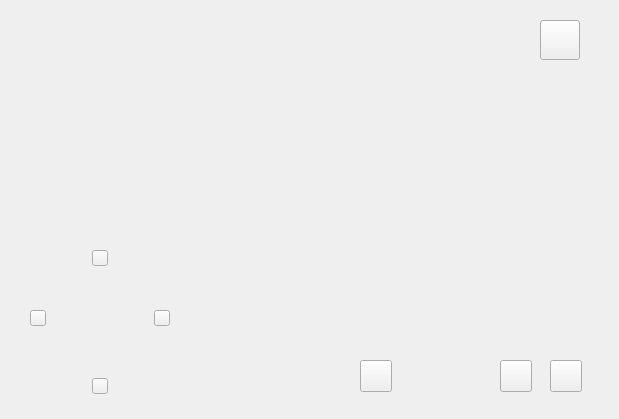
<?xml version="1.0" encoding="UTF-8"?>
<ui version="4.0">
 <class>VideoWindow</class>
 <widget class="QWidget" name="VideoWindow">
  <property name="geometry">
   <rect>
    <x>0</x>
    <y>0</y>
    <width>619</width>
    <height>419</height>
   </rect>
  </property>
  <property name="windowTitle">
   <string>Form</string>
  </property>
  <property name="styleSheet">
   <string notr="true"/>
  </property>
  <widget class="QLabel" name="label_videoLoss">
   <property name="geometry">
    <rect>
     <x>170</x>
     <y>160</y>
     <width>283</width>
     <height>30</height>
    </rect>
   </property>
   <property name="styleSheet">
    <string notr="true">border-image: url(:/images/videoloss.png);</string>
   </property>
   <property name="text">
    <string/>
   </property>
  </widget>
  <widget class="QPushButton" name="pushButton_motionDetection">
   <property name="geometry">
    <rect>
     <x>540</x>
     <y>20</y>
     <width>40</width>
     <height>40</height>
    </rect>
   </property>
   <property name="styleSheet">
    <string notr="true">border-image: url(:/images/motetion_warn.png);</string>
   </property>
   <property name="text">
    <string/>
   </property>
  </widget>
  <widget class="QPushButton" name="pushButton_setHome">
   <property name="geometry">
    <rect>
     <x>360</x>
     <y>360</y>
     <width>32</width>
     <height>32</height>
    </rect>
   </property>
   <property name="styleSheet">
    <string notr="true">

 QPushButton {
      
		border-image: url(:/images/setHome.png);

  }

  QPushButton:pressed {
		border-image: url(:/images/setHome_p.png);

  }
</string>
   </property>
   <property name="text">
    <string/>
   </property>
  </widget>
  <widget class="QPushButton" name="pushButton_video_swith">
   <property name="geometry">
    <rect>
     <x>550</x>
     <y>360</y>
     <width>32</width>
     <height>32</height>
    </rect>
   </property>
   <property name="styleSheet">
    <string notr="true">
 QPushButton {
      
		border-image: url(:/images/videoType_swith.png);

  }

  QPushButton:pressed {
		border-image: url(:/images/videoType_swith_p.png);

  }
</string>
   </property>
   <property name="text">
    <string/>
   </property>
  </widget>
  <widget class="QPushButton" name="pushButton_replay">
   <property name="geometry">
    <rect>
     <x>500</x>
     <y>360</y>
     <width>32</width>
     <height>32</height>
    </rect>
   </property>
   <property name="styleSheet">
    <string notr="true">
 QPushButton {
      
		border-image: url(:/images/video_replay.png);

  }

  QPushButton:pressed {
		border-image: url(:/images/video_replay_p.png);

  }
</string>
   </property>
   <property name="text">
    <string/>
   </property>
  </widget>
  <widget class="QWidget" name="widget_cloudControl" native="true">
   <property name="geometry">
    <rect>
     <x>20</x>
     <y>240</y>
     <width>160</width>
     <height>160</height>
    </rect>
   </property>
   <property name="styleSheet">
    <string notr="true">border-image: url(:/images/cloudControl_bg.png);</string>
   </property>
   <widget class="QPushButton" name="pushButton_cloudControl_up_3">
    <property name="geometry">
     <rect>
      <x>72</x>
      <y>10</y>
      <width>16</width>
      <height>16</height>
     </rect>
    </property>
    <property name="styleSheet">
     <string notr="true">
 QPushButton {
      
		border-image: url(:/images/cloudControl_up.png);

  }

  QPushButton:pressed {
		border-image: url(:/images/cloudControl_up_p.png);

  }</string>
    </property>
    <property name="text">
     <string/>
    </property>
   </widget>
   <widget class="QPushButton" name="pushButton_cloudControl_down">
    <property name="geometry">
     <rect>
      <x>72</x>
      <y>138</y>
      <width>16</width>
      <height>16</height>
     </rect>
    </property>
    <property name="styleSheet">
     <string notr="true">
 QPushButton {
		border-image: url(:/images/cloudControl_down.png);
  }

  QPushButton:pressed {
		border-image: url(:/images/cloudControl_down_p.png);
  }</string>
    </property>
    <property name="text">
     <string/>
    </property>
   </widget>
   <widget class="QPushButton" name="pushButton_cloudControl_left">
    <property name="geometry">
     <rect>
      <x>10</x>
      <y>70</y>
      <width>16</width>
      <height>16</height>
     </rect>
    </property>
    <property name="styleSheet">
     <string notr="true">
 QPushButton {
		border-image: url(:/images/cloudControl_left.png);
  }

  QPushButton:pressed {
		border-image: url(:/images/cloudControl_left_P.png);
  }</string>
    </property>
    <property name="text">
     <string/>
    </property>
   </widget>
   <widget class="QPushButton" name="pushButton_cloudControl_right">
    <property name="geometry">
     <rect>
      <x>134</x>
      <y>70</y>
      <width>16</width>
      <height>16</height>
     </rect>
    </property>
    <property name="styleSheet">
     <string notr="true">
 QPushButton {
		border-image: url(:/images/cloudControl_right.png);
  }

  QPushButton:pressed {
		border-image: url(:/images/cloudControl_right_p.png);
  }</string>
    </property>
    <property name="text">
     <string/>
    </property>
   </widget>
  </widget>
  <widget class="QLabel" name="label_ipc_identify">
   <property name="geometry">
    <rect>
     <x>30</x>
     <y>30</y>
     <width>92</width>
     <height>18</height>
    </rect>
   </property>
   <property name="styleSheet">
    <string notr="true">	font-family: &quot;Microsoft YaHei&quot;;
	font-size:14px;
    color: #ffffff;</string>
   </property>
   <property name="text">
    <string/>
   </property>
  </widget>
  <widget class="QLabel" name="label_recordState">
   <property name="geometry">
    <rect>
     <x>170</x>
     <y>30</y>
     <width>57</width>
     <height>24</height>
    </rect>
   </property>
   <property name="styleSheet">
    <string notr="true">border-image: url(:/images/record_state.png);</string>
   </property>
   <property name="text">
    <string/>
   </property>
  </widget>
 </widget>
 <resources/>
 <connections/>
</ui>
